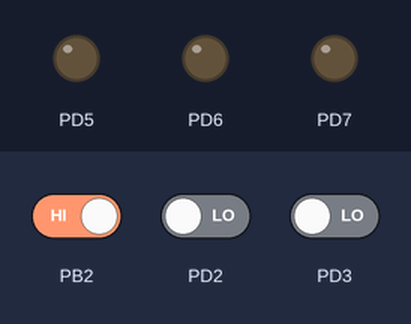
A program run on a simulated ATmega32, built with avr-gcc and emulated at 1 MHz (the files do not name the chip). On the bench: output pins drawn as LEDs (lit = HIGH). The inputs (shaded band) are chosen by the test bench; at power-on: PB2 HIGH, PD2 LOW, PD3 LOW.

Above: at 1.2 s.
1.3 s: PB2 driven LOW
At 2.1 s:
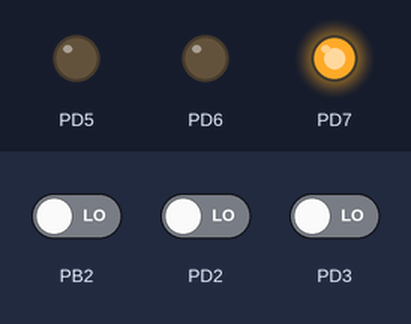
3.8 s: PD2 driven HIGH
At 4.3 s:
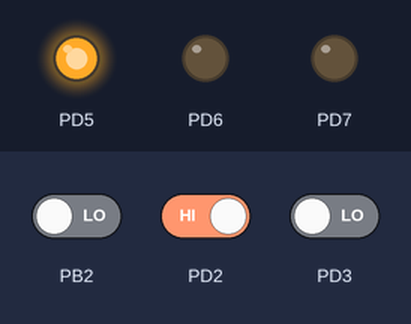
6.3 s: PD3 driven HIGH
At 7.1 s:
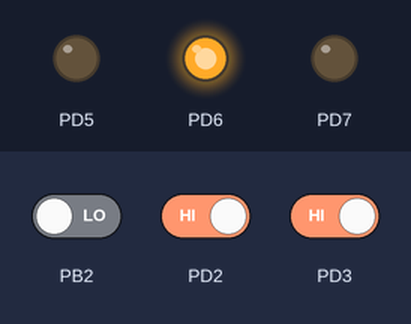
Timing chart, 0 to 9.3 s (numbered marks = the images above; inputs shaded):
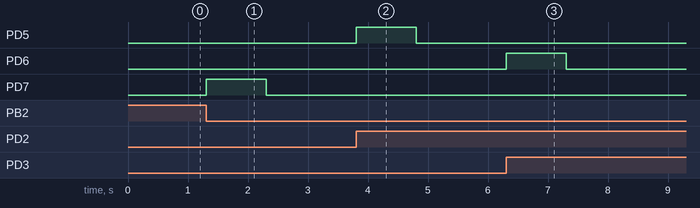

The program:

main.c
```c
/*
 * GccApplication2.c
 *
 * Created: 8/6/2022 3:19:16 PM
 * Author : Fam Ayman
 */
#define F_CPU 1000000UL
#include <avr/io.h>
#include <util/delay.h>
#include <avr/interrupt.h>
void GPIO_Init()
{
	DDRD |= ((1<<5)|(1<<6)|(1<<7));
	PORTD &=~((1<<5)|(1<<6)|(1<<7));

}
void Interrupt_INIT()
{
	sei();
	MCUCR |=0x0D;
	MCUSR &= (1<<6);
	GICR |=0xE0;
}
int main(void)
{
	GPIO_Init();
	Interrupt_INIT();
	while(1);


	return 0;
}

ISR(INT0_vect){

	PORTD |= 1<<5;
	_delay_ms(1000);
	PORTD &= ~(1<<5);
}
ISR(INT1_vect){
	PORTD |= 1<<6;
	_delay_ms(1000);
	PORTD &= ~(1<<6);

}
ISR(INT2_vect){
	PORTD |= 1<<7 ;
	_delay_ms(1000);
	PORTD &= ~(1<<7);
}
```

Measured:
- after the input at 1.3 s, PD7: LOW → HIGH at once, → LOW 1.0 s later
- after the input at 3.8 s, PD5: LOW → HIGH at once, → LOW 1.0 s later
- after the input at 6.3 s, PD6: LOW → HIGH at once, → LOW 1.0 s later
